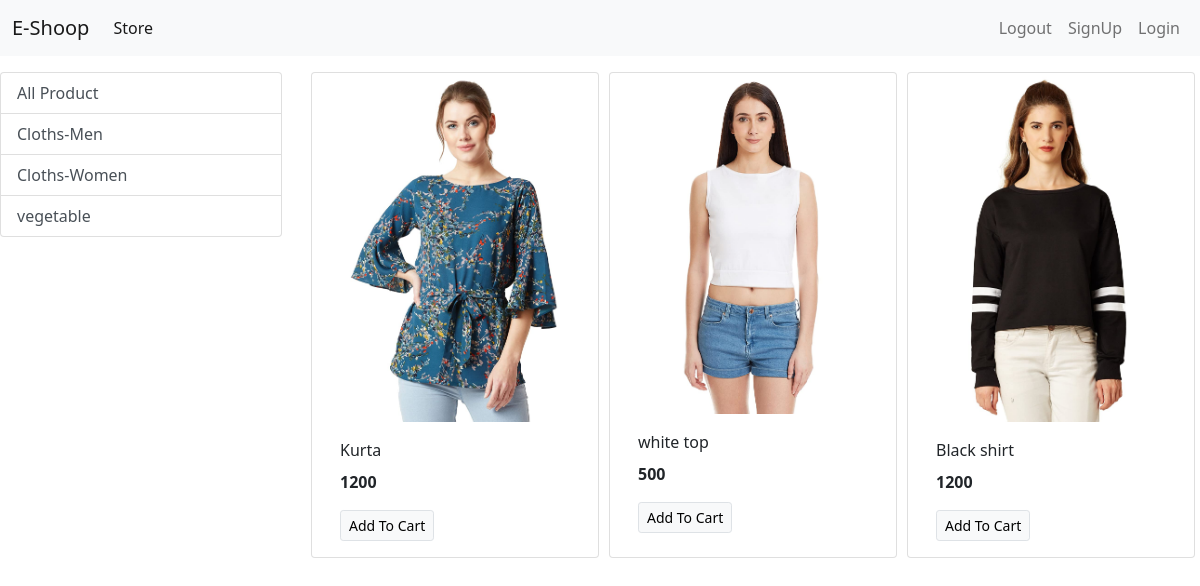
The app's page /?category=2 with its own data.
### store/models/category.py (models this page shows, shortened)
class Category(models.Model):
    name = models.CharField(max_length=20)
    @staticmethod
    def get_all_categories():
        return Category.objects.all()

### store/models/product.py (models this page shows, shortened)
class Product(models.Model):
    name = models.CharField(max_length=50)
    price = models.IntegerField(default=0)
    category=models.ForeignKey(Category,on_delete=models.CASCADE,default=1)
    description = models.CharField(max_length=200, default='',null=True,blank=True)
    image = models.ImageField(upload_to='uploads/products/')
    @staticmethod
    def get_all_product_by_id(category_id):
        if category_id:
            return Product.objects.filter(category=category_id)
        else:
            return Product.get_all_products()

### store/views.py (the view)
# urls.py: path('', index,name='homepage'),
def index(request):
    products=None
    categories = Category.get_all_categories()
    categoryId = request.GET.get('category')
    if categoryId:
        products=Product.get_all_product_by_id(categoryId)
    else:
        products=Product.get_all_products()
    data={}
    data['products'] = products
    data['categories']=categories
    return render(request,'index.html',data)

### store/templates/index.html
{% extends 'base.html' %}
{% block content%}
<div class="contaier-fluid mt-3">
    <div class="row">
        <div class="col-lg-3 mx-auto">
            <div class="list-group">
                <a href="/" class="list-group-item list-group-item-action">All Product</a>
                {% for category in categories %}
                <a href="/?category={{category.id}}" class="list-group-item list-group-item-action">{{category.name}}</a>
                {% endfor %}
            </div>
        </div>
        <div id='product' class='col-lg-9 mx-auto'>
            <div class="row mx-auto">
                {% for product in products %}
                    <div class="card mx-auto mb-3" style="width: 18rem;">
                        <img src={{product.image.url}} class="card-img-top" alt="...">
                        <div class="card-body">
                            <p class="card-title">{{product.name}}</p>
                            <p class="card-text"><b>{{product.price}}</b></p>
                            <a href="#" class="btn btn-light border btn-sm">Add To Cart</a>
                        </div>
                    </div>
                {% endfor %}
            </div>
        </div>
    </div>
</div>
{% endblock %}

### records on screen
Category: name "Cloths-Men"
Category: name "Cloths-Women"
Category: name "vegetable"
Product: image (picture), name "Kurta", price "1200"
Product: image (picture), name "white top", price "500"
Product: image (picture), name "Black shirt", price "1200"
